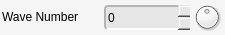
         <widget class="QFrame" name="waveNumber">
          <property name="minimumSize">
           <size>
            <width>225</width>
            <height>35</height>
           </size>
          </property>
          <property name="maximumSize">
           <size>
            <width>225</width>
            <height>35</height>
           </size>
          </property>
          <property name="styleSheet">
           <string notr="true">background-color: rgb(245, 245, 245);
border-radius: 4px;</string>
          </property>
          <property name="frameShape">
           <enum>QFrame::NoFrame</enum>
          </property>
          <property name="frameShadow">
           <enum>QFrame::Plain</enum>
          </property>
          <property name="lineWidth">
           <number>0</number>
          </property>
          <widget class="QLabel" name="waveNumber_lbl">
           <property name="geometry">
            <rect>
             <x>2</x>
             <y>2</y>
             <width>100</width>
             <height>30</height>
            </rect>
           </property>
           <property name="sizePolicy">
            <sizepolicy hsizetype="Fixed" vsizetype="Fixed">
             <horstretch>0</horstretch>
             <verstretch>0</verstretch>
            </sizepolicy>
           </property>
           <property name="minimumSize">
            <size>
             <width>100</width>
             <height>30</height>
            </size>
           </property>
           <property name="maximumSize">
            <size>
             <width>100</width>
             <height>30</height>
            </size>
           </property>
           <property name="font">
            <font>
             <weight>50</weight>
             <bold>false</bold>
            </font>
           </property>
           <property name="styleSheet">
            <string notr="true">border-width: 0px;</string>
           </property>
           <property name="text">
            <string>Wave Number</string>
           </property>
           <property name="margin">
            <number>1</number>
           </property>
          </widget>
          <widget class="QDoubleSpinBox" name="waveNumber_value">
           <property name="geometry">
            <rect>
             <x>104</x>
             <y>5</y>
             <width>86</width>
             <height>25</height>
            </rect>
           </property>
           <property name="sizePolicy">
            <sizepolicy hsizetype="Fixed" vsizetype="Fixed">
             <horstretch>0</horstretch>
             <verstretch>0</verstretch>
            </sizepolicy>
           </property>
           <property name="minimumSize">
            <size>
             <width>86</width>
             <height>25</height>
            </size>
           </property>
           <property name="maximumSize">
            <size>
             <width>86</width>
             <height>25</height>
            </size>
           </property>
           <property name="styleSheet">
            <string notr="true">background-color: rgb(230, 230, 230);
border-top-color: rgb(180, 180, 180);
border-left-color: rgb(180, 180, 180);
border-bottom-color: rgb(255, 255, 255);
border-right-color: rgb(255, 255, 255);
border-style: solid;
border-width: 2px;</string>
           </property>
           <property name="frame">
            <bool>false</bool>
           </property>
           <property name="buttonSymbols">
            <enum>QAbstractSpinBox::UpDownArrows</enum>
           </property>
           <property name="decimals">
            <number>0</number>
           </property>
           <property name="minimum">
            <double>-9999.000000000000000</double>
           </property>
           <property name="maximum">
            <double>9999.000000000000000</double>
           </property>
           <property name="singleStep">
            <double>0.050000000000000</double>
           </property>
          </widget>
          <widget class="QDial" name="waveNumber_dial">
           <property name="geometry">
            <rect>
             <x>192</x>
             <y>2</y>
             <width>30</width>
             <height>30</height>
            </rect>
           </property>
           <property name="sizePolicy">
            <sizepolicy hsizetype="Fixed" vsizetype="Fixed">
             <horstretch>0</horstretch>
             <verstretch>0</verstretch>
            </sizepolicy>
           </property>
           <property name="minimumSize">
            <size>
             <width>30</width>
             <height>30</height>
            </size>
           </property>
           <property name="maximumSize">
            <size>
             <width>30</width>
             <height>30</height>
            </size>
           </property>
           <property name="styleSheet">
            <string notr="true">border-width: 0px;</string>
           </property>
           <property name="minimum">
            <number>-10000</number>
           </property>
           <property name="maximum">
            <number>10000</number>
           </property>
          </widget>
         </widget>
